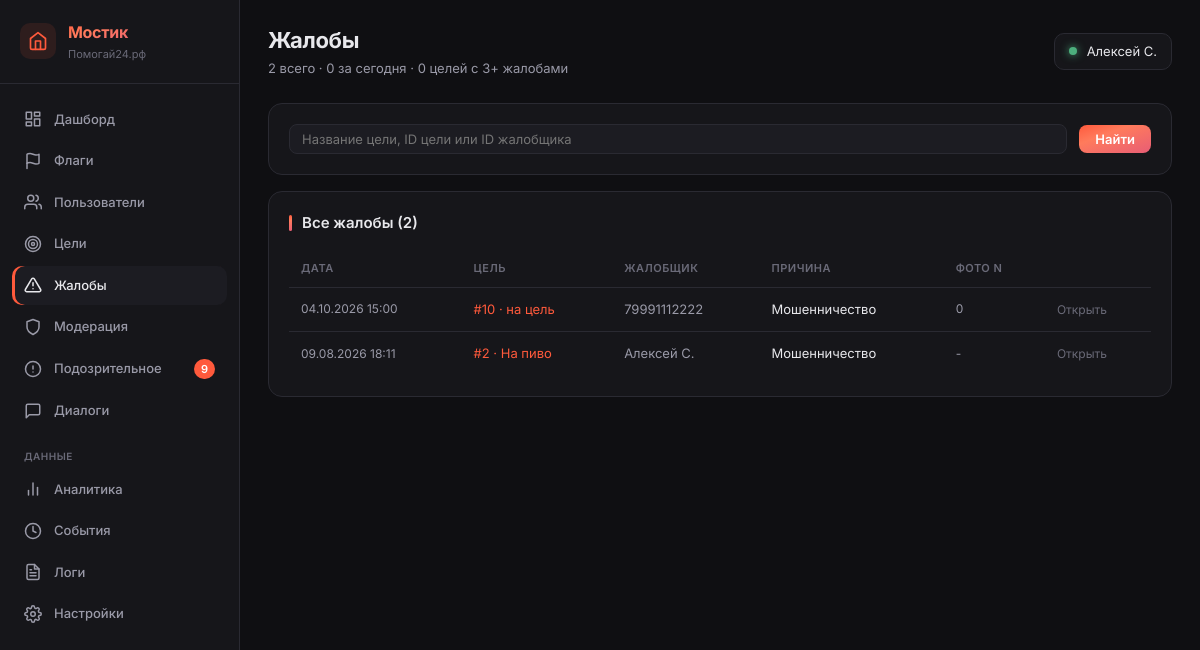
Page /_metrics/reports (signed in) on the committed database.
### tables this page shows
CREATE TABLE users (
            id INTEGER PRIMARY KEY AUTOINCREMENT,
            phone TEXT UNIQUE NOT NULL,
            password_hash TEXT NOT NULL,
            email TEXT NULL,
            name TEXT NULL,
            avatar_url TEXT NULL,
            max_id TEXT NULL,
            vk_id TEXT NULL,
            fcm_token TEXT NULL,
            onboarding_passed INTEGER DEFAULT 0,
            rating REAL DEFAULT 0.0,
            rating_level TEXT DEFAULT 'novice',
            confirmations_total INTEGER DEFAULT 0,
            confirmations_approved INTEGER DEFAULT 0,
            confirmations_ignored INTEGER DEFAULT 0,
            donation_streak INTEGER DEFAULT 0,
            goals_helped_close INTEGER DEFAULT 0,
            total_helped_amount REAL DEFAULT 0.00,
            priority_days INTEGER DEFAULT 0,
            circles_of_care INTEGER DEFAULT 0,
            interest_weights TEXT DEFAULT NULL,
            eternal_donation_config TEXT DEFAULT NULL,
            yellow_card_until TEXT NULL,
            is_banned INTEGER DEFAULT 0,
            created_at TEXT DEFAULT (datetime('now'))
        , xp INTEGER DEFAULT 0, xp_level TEXT DEFAULT 'novice', streak_days INTEGER DEFAULT 0, last_action_date TEXT, ip_registered TEXT, author_badge TEXT, trust_score INTEGER DEFAULT 50, trust_level TEXT DEFAULT 'guest', is_admin INTEGER DEFAULT 0, profile_completed INTEGER DEFAULT 0, identity_verified INTEGER DEFAULT 0, city TEXT, region_code TEXT, region_name TEXT, birth_date TEXT, onboarding_step INTEGER DEFAULT 0, identity_verified_at TEXT, identity_doc_path TEXT, identity_selfie_path TEXT);

CREATE TABLE reports (
            id INTEGER PRIMARY KEY AUTOINCREMENT,
            goal_id INTEGER NOT NULL,
            reporter_id INTEGER NOT NULL,
            reason TEXT NULL,
            created_at TEXT DEFAULT (datetime('now')), photo_index INTEGER DEFAULT NULL,
            FOREIGN KEY (goal_id) REFERENCES goals(id),
            FOREIGN KEY (reporter_id) REFERENCES users(id)
        );

CREATE TABLE "goals" (
        id INTEGER PRIMARY KEY AUTOINCREMENT,
        user_id INTEGER NOT NULL,
        type TEXT NOT NULL CHECK(type IN ('super_blitz','blitz','serious','urgent','group')),
        title TEXT NOT NULL,
        description TEXT NULL,
        photo_url TEXT NULL,
        amount_goal REAL NOT NULL,
        amount_collected REAL DEFAULT 0.00,
        ends_at TEXT NULL,
        status TEXT DEFAULT 'draft' CHECK(status IN ('draft','active','frozen','completed','failed','lightning_failed','hidden')),
        trial_ends_at TEXT NULL,
        subscription_active_until TEXT NULL,
        last_boosted_at TEXT NULL,
        is_lightning INTEGER DEFAULT 0,
        lightning_started_at TEXT NULL,
        moderation_status TEXT DEFAULT 'pending',
        completion_type TEXT DEFAULT 'organic',
        is_seed INTEGER DEFAULT 0,
        views_count INTEGER DEFAULT 0,
        views_24h INTEGER DEFAULT 0,
        donations_count INTEGER DEFAULT 0,
        donations_24h INTEGER DEFAULT 0,
        created_at TEXT DEFAULT (datetime('now')), photos TEXT, moderation_comment TEXT, moderated_at TEXT, moderated_by INTEGER, resubmission_count INTEGER DEFAULT 0, is_resubmission INTEGER DEFAULT 0, rejection_categories TEXT, hidden_by_ban INTEGER DEFAULT 0,
        FOREIGN KEY (user_id) REFERENCES users(id)
    );

### main.py (the view)
@app.route('/_metrics/reports')
@admin_required
def metrics_reports():
    user = get_current_user()
    db = get_db()
    search = request.args.get('search', '').strip()
    query = """
        SELECT r.*,
            g.title as goal_title,
            g.status as goal_status,
            g.user_id as goal_author_id,
            COALESCE(NULLIF(au.name, ''), au.phone) as goal_author_name,
            COALESCE(NULLIF(ru.name, ''), ru.phone) as reporter_name,
            ru.id as reporter_user_id
        FROM reports r
        JOIN goals g ON r.goal_id = g.id
        JOIN users au ON g.user_id = au.id
        LEFT JOIN users ru ON r.reporter_id = ru.id
        WHERE 1=1
    """
    params = []
    if search:
        query += " AND (g.title LIKE ? OR CAST(r.goal_id AS TEXT) = ? OR CAST(r.reporter_id AS TEXT) = ?)"
        params.extend([f'%{search}%', search, search])
    query += " ORDER BY r.id DESC LIMIT 200"
    reports = db.execute(query, params).fetchall()
    goal_reports = {}
    for r in reports:
        gid = r['goal_id']
        if gid not in goal_reports:
            goal_reports[gid] = {
                'goal_id': gid,
                'goal_title': r['goal_title'],
                'goal_status': r['goal_status'],
                'goal_author_name': r['goal_author_name'],
                'goal_author_id': r['goal_author_id'],
                'count': 0
            }
        goal_reports[gid]['count'] += 1
    counts_total = len(reports)
    counts_today = db.execute("SELECT COUNT(*) FROM reports WHERE date(created_at) = date('now')").fetchone()[0]
    counts_goals_with_3 = db.execute("""
        SELECT COUNT(*) FROM (
            SELECT goal_id FROM reports GROUP BY goal_id HAVING COUNT(*) >= 3
        )
    """).fetchone()[0]
    counts = get_sidebar_counts(db)
    return render_template('_metrics/reports.html',
        user=user,
        active='reports',
        counts=counts,
        reports=reports,
        goal_reports=list(goal_reports.values()),
        search=search,
        counts_total=counts_total,
        counts_today=counts_today,
        counts_goals_with_3=counts_goals_with_3,
    )

### templates/_metrics/reports.html (shortened to what this page needs)
{% extends "_metrics/base.html" %}
{% block page_title %}Жалобы{% endblock %}
{% block page_subtitle %}{{ counts_total }} всего · {{ counts_today }} за сегодня · {{ counts_goals_with_3 }} целей с 3+ жалобами{% endblock %}
{% block content %}
<div class="m-section" style="margin-bottom: 16px;">
    <form method="GET" style="display: flex; gap: 12px; align-items: center; flex-wrap: wrap;">
        <input type="text" name="search" value="{{ search }}" placeholder="Название цели, ID цели или ID жалобщика"
               style="padding: 6px 12px; background: var(--m-bg-3); border: 1px solid var(--m-border); border-radius: 8px; color: var(--m-text); font-size: 13px; font-family: inherit; flex: 1; min-width: 200px;">
        <button type="submit" style="padding: 6px 16px; background: var(--m-gradient); border: none; border-radius: 8px; color: white; font-size: 13px; font-weight: 600; font-family: inherit; cursor: pointer;">Найти</button>
    </form>
</div>
<div class="m-section">
    <div class="m-section-title">Все жалобы ({{ counts_total }})</div>
    {% if reports %}
    <table class="m-table">
        <thead>
            <tr>
                <th>Дата</th>
                <th>Цель</th>
                <th>Жалобщик</th>
                <th>Причина</th>
                <th>Фото N</th>
                <th></th>
            </tr>
        </thead>
        <tbody>
            {% for r in reports %}
            <tr>
                <td class="muted" style="white-space: nowrap;">{{ r.created_at | date_ru }}</td>
                <td>
                    <a href="/_metrics/goals/{{ r.goal_id }}" style="color: var(--m-sunset-1); text-decoration: none;">
                        #{{ r.goal_id }} · {{ r.goal_title[:40] }}{% if r.goal_title|length > 40 %}...{% endif %}
                    </a>
                </td>
                <td>
                    {% if r.reporter_user_id %}
                        <a href="/_metrics/users/{{ r.reporter_user_id }}" style="color: var(--m-text-2); text-decoration: none;">{{ r.reporter_name }}</a>
                    {% else %}
                        <span class="muted">-</span>
                    {% endif %}
                </td>
                <td>{{ r.reason or '-' }}</td>
                <td class="muted">{{ r.photo_index if r.photo_index is not none else '-' }}</td>
                <td>
                    <a href="/_metrics/goals/{{ r.goal_id }}" style="color: var(--m-text-3); text-decoration: none; font-size: 12px;">Открыть</a>
                </td>
            </tr>
            {% endfor %}
        </tbody>
    </table>
    {% else %}
    <div class="m-empty">Жалоб пока нет.</div>
    {% endif %}
</div>
{% endblock %}

### templates/_metrics/base.html (shortened to what this page needs)
<!DOCTYPE html>
<html lang="ru">
<head>
    <link rel="stylesheet" href="/static/_metrics.css?v=3">
</head>
<body>
    <div class="m-layout">
        <aside class="m-sidebar">
            <div class="m-brand">
                <a href="/profile" class="m-brand-icon-link" title="Мой профиль">
                    <svg viewBox="0 0 24 24" fill="none" stroke="currentColor" stroke-width="2" stroke-linecap="round" stroke-linejoin="round">
                        <path d="M3 9l9-7 9 7v11a2 2 0 0 1-2 2H5a2 2 0 0 1-2-2z"></path>
                        <polyline points="9 22 9 12 15 12 15 22"></polyline>
                    </svg>
                </a>
                <div>
                    <div class="m-brand-title">Мостик</div>
                    <div class="m-brand-sub">Помогай24.рф</div>
                </div>
            </div>
            <nav class="m-nav">
                <a href="/_metrics" class="m-nav-item {% if active == 'dashboard' %}active{% endif %}">
                    <svg viewBox="0 0 24 24" fill="none" stroke="currentColor" stroke-linecap="round" stroke-linejoin="round"><rect x="3" y="3" width="7" height="9"/><rect x="14" y="3" width="7" height="5"/><rect x="14" y="12" width="7" height="9"/><rect x="3" y="16" width="7" height="5"/></svg>
                    Дашборд
                </a>
                <a href="/_metrics/flags" class="m-nav-item {% if active == 'flags' %}active{% endif %}">
                    <svg viewBox="0 0 24 24" fill="none" stroke="currentColor" stroke-linecap="round" stroke-linejoin="round"><path d="M4 15s1-1 4-1 5 2 8 2 4-1 4-1V3s-1 1-4 1-5-2-8-2-4 1-4 1z"/><line x1="4" y1="22" x2="4" y2="15"/></svg>
                    Флаги
                </a>
                <a href="/_metrics/users" class="m-nav-item {% if active == 'users' %}active{% endif %}">
                    <svg viewBox="0 0 24 24" fill="none" stroke="currentColor" stroke-linecap="round" stroke-linejoin="round"><path d="M17 21v-2a4 4 0 0 0-4-4H5a4 4 0 0 0-4 4v2"/><circle cx="9" cy="7" r="4"/><path d="M23 21v-2a4 4 0 0 0-3-3.87"/><path d="M16 3.13a4 4 0 0 1 0 7.75"/></svg>
                    Пользователи
                </a>
                <a href="/_metrics/goals" class="m-nav-item {% if active == 'goals' %}active{% endif %}">
                    <svg viewBox="0 0 24 24" fill="none" stroke="currentColor" stroke-linecap="round" stroke-linejoin="round"><circle cx="12" cy="12" r="10"/><circle cx="12" cy="12" r="6"/><circle cx="12" cy="12" r="2"/></svg>
                    Цели
                </a>
                <a href="/_metrics/reports" class="m-nav-item {% if active == 'reports' %}active{% endif %}">
                    <svg viewBox="0 0 24 24" fill="none" stroke="currentColor" stroke-linecap="round" stroke-linejoin="round"><path d="M10.29 3.86L1.82 18a2 2 0 0 0 1.71 3h16.94a2 2 0 0 0 1.71-3L13.71 3.86a2 2 0 0 0-3.42 0z"/><line x1="12" y1="9" x2="12" y2="13"/><line x1="12" y1="17" x2="12.01" y2="17"/></svg>
                    Жалобы
                </a>
                <a href="/_metrics/moderation" class="m-nav-item {% if active == 'moderation' %}active{% endif %}">
                    <svg viewBox="0 0 24 24" fill="none" stroke="currentColor" stroke-linecap="round" stroke-linejoin="round"><path d="M12 22s8-4 8-10V5l-8-3-8 3v7c0 6 8 10 8 10z"/></svg>
                    Модерация
                </a>
                <a href="/_metrics/suspicious" class="m-nav-item {% if active == 'suspicious' %}active{% endif %}">
                    <svg viewBox="0 0 24 24" fill="none" stroke="currentColor" stroke-linecap="round" stroke-linejoin="round"><circle cx="12" cy="12" r="10"/><line x1="12" y1="8" x2="12" y2="12"/><line x1="12" y1="16" x2="12.01" y2="16"/></svg>
                    Подозрительное
                    {% if counts and counts.suspicious %}<span class="m-nav-badge">{{ counts.suspicious }}</span>{% endif %}
                </a>
                <a href="/_metrics/dialogs" class="m-nav-item {% if active == 'dialogs' %}active{% endif %}">
                    <svg viewBox="0 0 24 24" fill="none" stroke="currentColor" stroke-linecap="round" stroke-linejoin="round"><path d="M21 15a2 2 0 0 1-2 2H7l-4 4V5a2 2 0 0 1 2-2h14a2 2 0 0 1 2 2z"/></svg>
                    Диалоги
                </a>
                <div class="m-nav-section">Данные</div>
                <a href="/_metrics/analytics" class="m-nav-item {% if active == 'analytics' %}active{% endif %}">
                    <svg viewBox="0 0 24 24" fill="none" stroke="currentColor" stroke-linecap="round" stroke-linejoin="round"><line x1="18" y1="20" x2="18" y2="10"/><line x1="12" y1="20" x2="12" y2="4"/><line x1="6" y1="20" x2="6" y2="14"/></svg>
                    Аналитика
                </a>
                <a href="/_metrics/events" class="m-nav-item {% if active == 'events' %}active{% endif %}">
                    <svg viewBox="0 0 24 24" fill="none" stroke="currentColor" stroke-linecap="round" stroke-linejoin="round"><circle cx="12" cy="12" r="10"/><polyline points="12 6 12 12 16 14"/></svg>
                    События
                </a>
                <a href="/_metrics/logs" class="m-nav-item {% if active == 'logs' %}active{% endif %}">
                    Логи
                </a>
                <a href="/_metrics/settings" class="m-nav-item {% if active == 'settings' %}active{% endif %}">
                    Настройки
                </a>
            </nav>
        </aside>
        <main class="m-content">
            <header class="m-header">
                <div>
                    <div class="m-title">{% block page_title %}Мостик{% endblock %}</div>
                    <div class="m-subtitle">{% block page_subtitle %}{% endblock %}</div>
                </div>
                <div class="m-user">
                    <span class="m-user-dot"></span>
                    {{ user.name or user.phone }}
                </div>
            </header>
            {% block content %}{% endblock %}
        </main>
    </div>
</body>
</html>

### rows in the picture
users: name "Алексей С."
reports: created_at "04.10.2026 15:00", goal_id "10", title "на цель", reporter_name "79991112222", reason "Мошенничество", photo_index "0"
reports: created_at "09.08.2026 18:11", goal_id "2", title "На пиво", reporter_name "Алексей С.", reason "Мошенничество", photo_index "-"

### other values in the picture
{{ counts.suspicious }} "9"
{{ counts_total }} "2"
{{ counts_today }} "0"
{{ counts_goals_with_3 }} "0"
